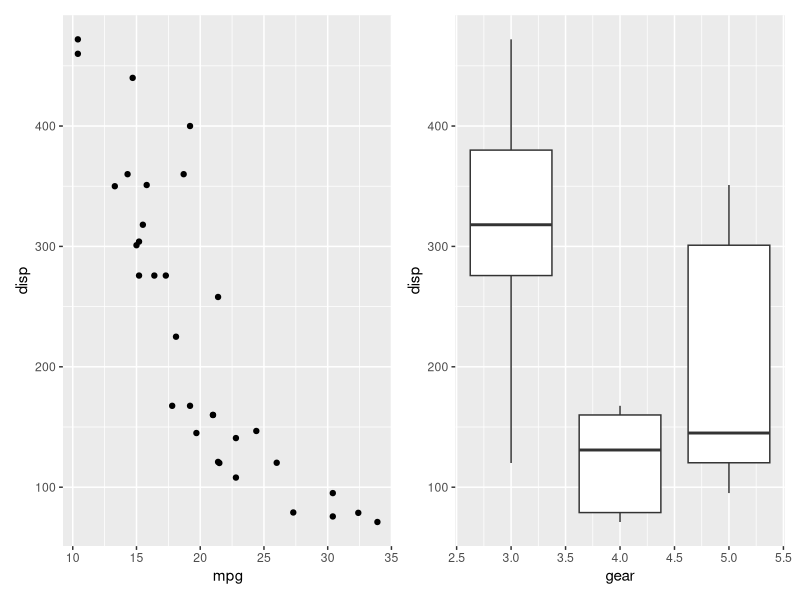
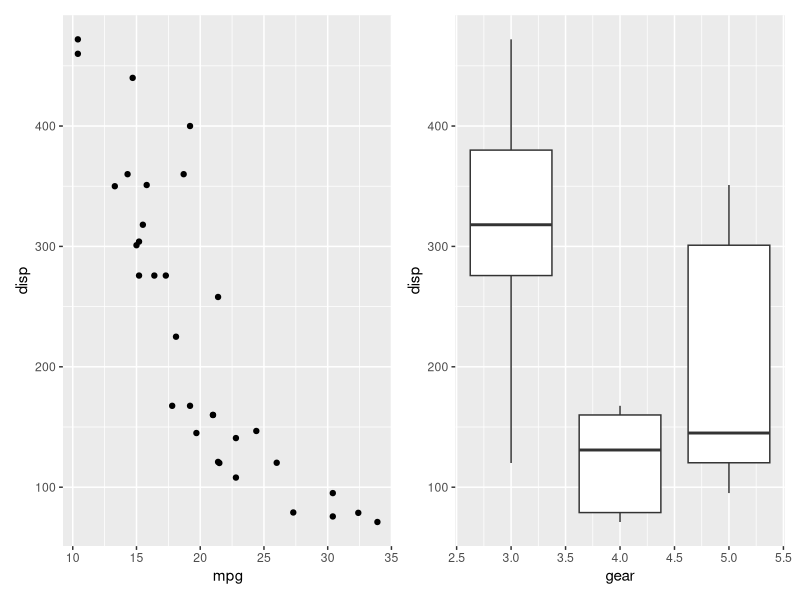
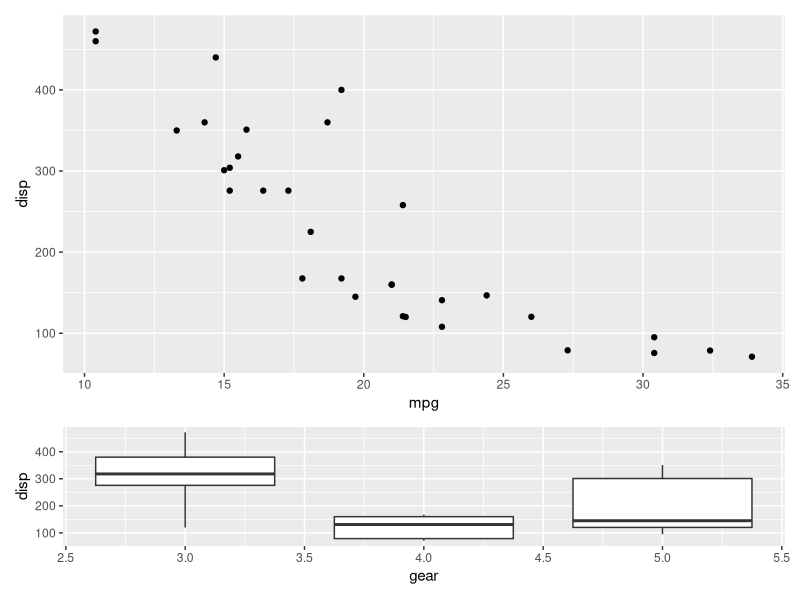
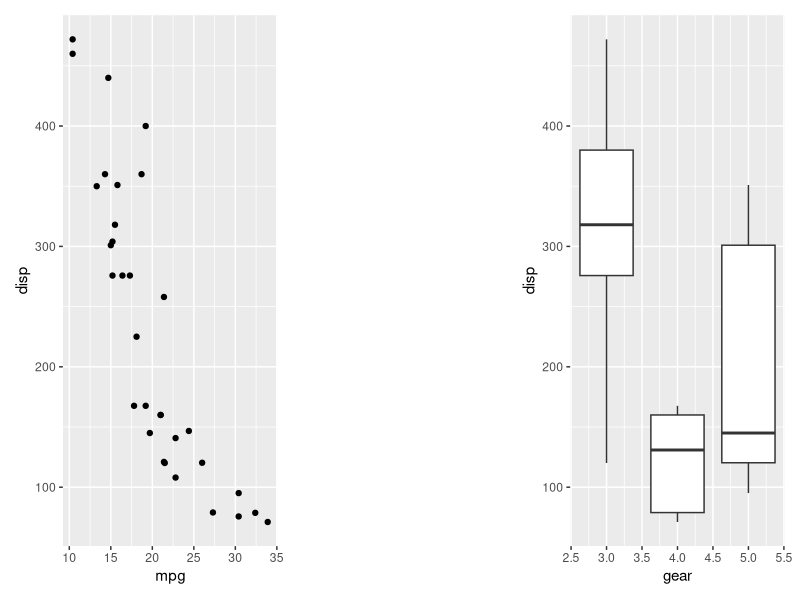

Reproduce these figures in R, in order.
## ---- chunk 1
knitr::opts_chunk$set(
  collapse = TRUE,
  comment = "#>",
  fig.path = "man/figures/README-"
)
## ---- chunk 2
library(ggplot2)
library(patchwork)

p1 <- ggplot(mtcars) + geom_point(aes(mpg, disp))
p2 <- ggplot(mtcars) + geom_boxplot(aes(gear, disp, group = gear))

p1 + p2
## ---- chunk 3
ggplot(mtcars) +
  geom_point(aes(mpg, disp)) +
  ggplot(mtcars) + 
  geom_boxplot(aes(gear, disp, group = gear))
## ---- chunk 4
p1 + p2 + plot_layout(ncol = 1, heights = c(3, 1))
## ---- chunk 5
p1 + plot_spacer() + p2
